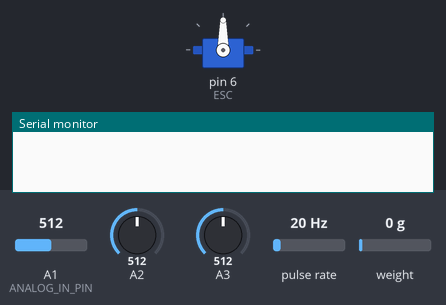
Bench run of a sketch on a simulated Arduino Uno, built with avr-gcc and run on an emulated ATmega328P. Parts: servo, the last lines printed to the serial monitor. Wiring (inferred from the names in the program): pulse sensor: data pin 2. Inputs (shaded band) come from the test bench; at power-on: A3 = 512, A1 (ANALOG_IN_PIN) = 512, A2 = 512, pulse rate 20 Hz, weight on the scale 0 g.

Above: at 9.4 s.
9.5 s: A3 set to 716
At 11.7 s:
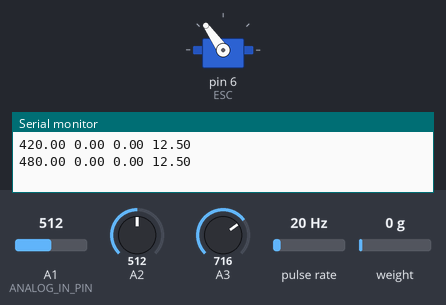
12.0 s: A3 set to 992
At 13.9 s:
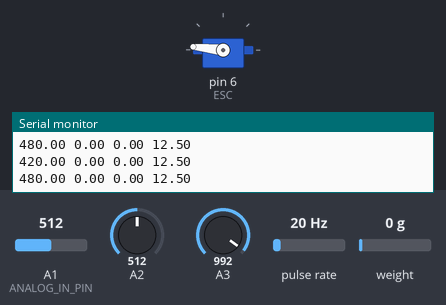
14.4 s: A3 set to 306
At 15.9 s:
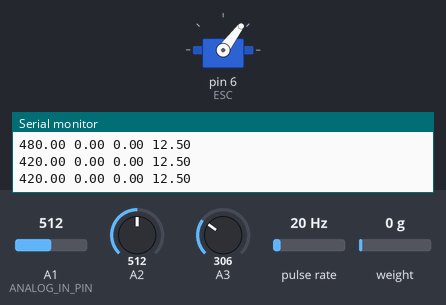
Timing chart, 0 to 17.4 s (numbered marks = the images above; inputs shaded):
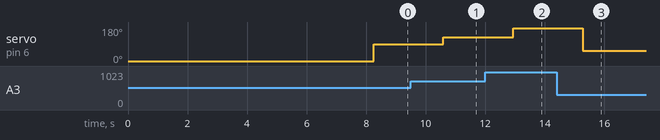

The sketch:

Arduino.ino
```cpp
#include <HX711_ADC.h>
#include <EEPROM.h>
#include <Arduino.h>
#include <Thread.h>
#include <Servo.h>
#include <ThreadController.h>
#define ANALOG_IN_PIN A1

const int HX711_dout = 4;
const int HX711_sck = 5;
const int calVal_eepromAdress = 0;
unsigned long t = 0;

float average = 0;

volatile unsigned int counter = 0;  // Counter variable for revolutions
unsigned long previousMillis = 0;  // Variable to store previous time

const int LaserSensor = 2;
unsigned int rpm;
volatile unsigned long count;

float cs_callibration_factor;
unsigned long start;
int Speed;

float adc_voltage = 0.0;
float in_voltage = 0.0;
float R1 = 30000.0;
float R2 = 7500.0;
int adc_value = 0;
float ref_voltage = 5.0;

HX711_ADC LoadCell(HX711_dout,HX711_sck);
ThreadController control = ThreadController();
Servo ESC;

Thread LC = Thread();
Thread CS = Thread();
Thread TM = Thread();
Thread VS = Thread();

float vals[4];


void setup() {
  Serial.begin(9600); delay(10);
  ESC.attach(6,1000,2000);
  ESC.write(0);
  start = millis();
  callibration();
  average = 0;

  LoadCell.begin();
  //LoadCell.setReverseOutput(); //uncomment to turn a negative output value to positive
  float calibrationValue;
  calibrationValue = 700.1;
  unsigned long stabilizingtime = 2000;
  boolean _tare = true;


  count = 0;
  rpm = 0;


  LoadCell.start(stabilizingtime, _tare);

  if (LoadCell.getTareTimeoutFlag()) {
    Serial.println("Timeout, check MCU>HX711 wiring and pin designations");
    while (1);
  }
  else {
    LoadCell.setCalFactor(calibrationValue);
        //Serial.println("Startup is complete");
  }

  pinMode(LaserSensor, INPUT);
  attachInterrupt(digitalPinToInterrupt(LaserSensor), IRinterrupt, FALLING);

  LC.onRun(LC_code);
  CS.onRun(CS_code);
  TM.onRun(TM_code);
  VS.onRun(VS_code);

  control.add(&LC);
  control.add(&CS);
  control.add(&TM);
  control.add(&VS);

}

void loop() {
  Speed = analogRead(A3);
  Speed = map(Speed, 0, 1023, 0, 180);
  ESC.write(Speed);
  control.run();
  Serial.println(String(vals[0])+" "+String(vals[1])+" "+String(vals[2])+" "+String(vals[3]));
  memset(vals, 0, sizeof(vals));
}


void IRinterrupt() {
  counter++;
}


void TM_code(){
  unsigned long currentMillis = millis();

  if (currentMillis - previousMillis >= 1000) {
    detachInterrupt(digitalPinToInterrupt(LaserSensor));
    rpm = (counter / 3) * 60;  // Calculate RPM
    counter = 0;
    attachInterrupt(digitalPinToInterrupt(LaserSensor), IRinterrupt, FALLING);
    previousMillis = currentMillis;
    vals[0] = rpm;
  }

}


void VS_code(){
  adc_value = analogRead(ANALOG_IN_PIN);
  adc_voltage  = (adc_value * ref_voltage) / 1024.0;
  in_voltage = adc_voltage / (R2/(R1+R2)) ;
  vals[3] = in_voltage;
}


void LC_code(){
  static boolean newDataReady = 0;
  const int serialPrintInterval = 0;

  // check for new data/start next conversion:
  if (LoadCell.update()) newDataReady = true;

  // get smoothed value from the dataset:
  if (newDataReady) {
    if (millis() > t + serialPrintInterval) {
      float i = LoadCell.getData();
      vals[1] = i;
      newDataReady = 0;
      t = millis();
    }
  }
  LoadCell.tareNoDelay();

}


void CS_code(){
  float average = 0;
  for(int i = 0; i < 1000; i++) {
    average = average + (.044 * analogRead(A2) -3.78)/1000;
    //(.0264 * analogRead(A0) -13.51) ;//this is
    //(.19 * analogRead(A0) -25) for 20A mode and
    //(.044 * analogRead(A0) -3.78) for 30A mode
    delay(1);
  }
  vals[2] = (average - cs_callibration_factor);
}


void callibration(){
  while ((millis() - start) <= 5500){
    average = 0;
    for(int i = 0; i < 1000; i++) {
    average = average + (.044 * analogRead(A2) -3.78)/1000;
    delay(1);
  }
  cs_callibration_factor = cs_callibration_factor + average;
  }
  cs_callibration_factor = cs_callibration_factor/5;
//  Serial.print("Callibration factor : ");
//  Serial.println(cs_callibration_factor);
}
```

Measured:
- after the input at 9.5 s, servo on pin 6 (ESC): 90° → 125° after 1.1 s
- after the input at 12.0 s, servo on pin 6 (ESC): 125° → 174° after 0.94 s
- after the input at 14.4 s, servo on pin 6 (ESC): 174° → 53° after 0.87 s
